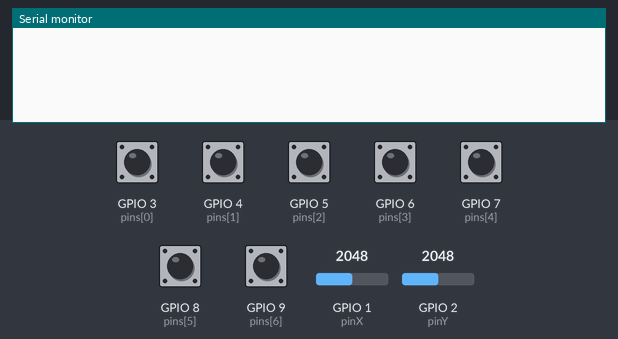
A sketch run on a simulated ESP32-S3. Shown: the last lines printed to the serial monitor. Inputs (shaded band) come from the test bench; at power-on: GPIO 3 (pins[0]), GPIO 4 (pins[1]), GPIO 5 (pins[2]), GPIO 6 (pins[3]), GPIO 7 (pins[4]), GPIO 8 (pins[5]), GPIO 9 (pins[6]) HIGH, GPIO 1 (pinX) = 2048, GPIO 2 (pinY) = 2048.

Above: at 1.2 s.
1.3 s: GPIO 1 (pinX) set to 3040
At 2.1 s:
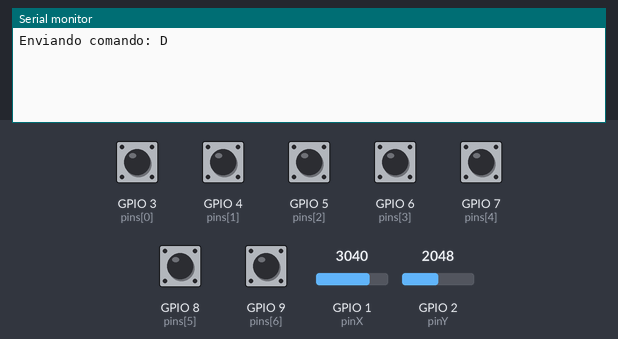
2.8 s: GPIO 3 (pins[0]) pulled LOW for 0.15 s
At 3.3 s:
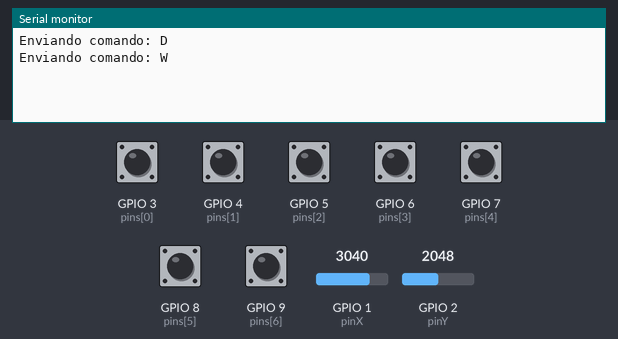
4.4 s: GPIO 5 (pins[2]) pulled LOW for 0.15 s
At 5.4 s:
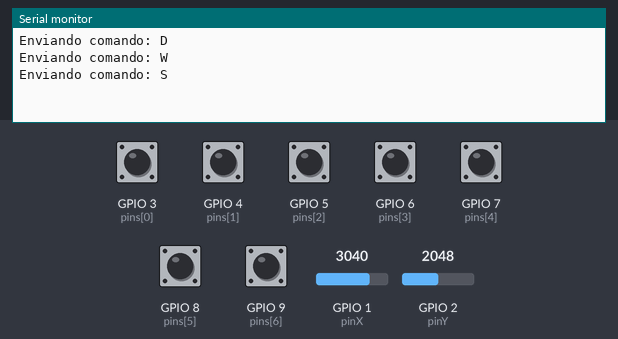
6.0 s: GPIO 6 (pins[3]) pulled LOW for 0.15 s
At 7.2 s:
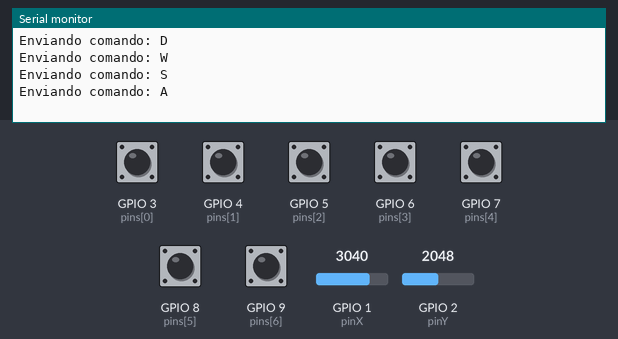
7.6 s: GPIO 7 (pins[4]) pulled LOW for 0.15 s
At 8.8 s:
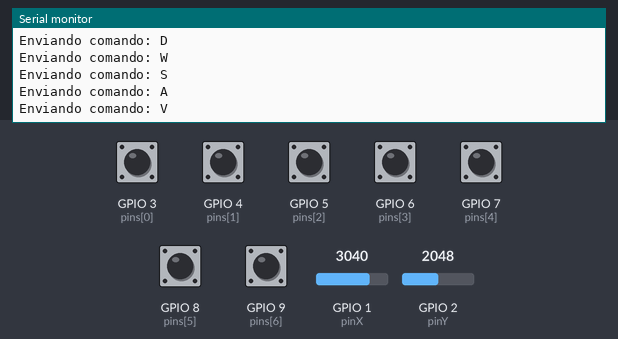
9.2 s: GPIO 8 (pins[5]) pulled LOW for 0.15 s
At 10.0 s:
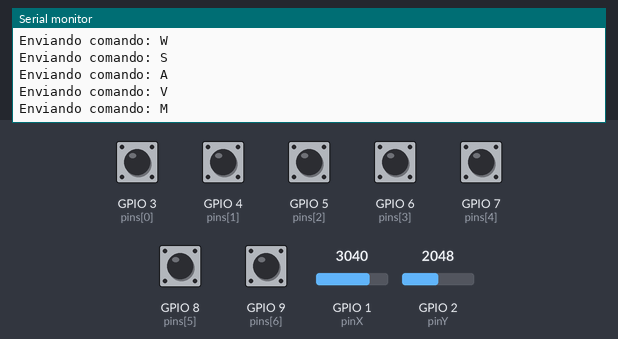

The sketch:

connnnntrol.ino
```cpp
#include <esp_now.h>
#include <WiFi.h>

uint8_t broadcastAddress[] = {0x44, 0x1B, 0xF6, 0x2D, 0xD4, 0x00}; // Aca colocar la direccion del MAC de la ESP32-S3, ( lo puedes buscar en el codigo, direccion MAC)

typedef struct struct_message {
  char a[32];
  int b;
} struct_message;

struct_message myData;

const int pinX = 1;
const int pinY = 2;
const int pins[] = {3, 4, 5, 6, 7, 8, 9};
char labels[] = {'W', 'D', 'S', 'A', 'V', 'M', 'K'};

bool lastBtnState[7] = {HIGH, HIGH, HIGH, HIGH, HIGH, HIGH, HIGH};


char lastJoyCommand = ' ';

void enviarComando(char comando) {
  if (comando == ' ') return; // No enviar nada si es vacío

  sprintf(myData.a, "%c", comando);
  myData.b = millis() / 1000;
  esp_now_send(broadcastAddress, (uint8_t *) &myData, sizeof(myData));

  Serial.print("Enviando comando: ");
  Serial.println(comando);
}

void OnDataSent(const uint8_t *mac_addr, esp_now_send_status_t status) {

}

void setup() {
  Serial.begin(115200);
  WiFi.mode(WIFI_STA);

  if (esp_now_init() != ESP_OK) {
    Serial.println("Error inicializando ESP-NOW");
    return;
  }

  esp_now_register_send_cb((esp_now_send_cb_t)OnDataSent);

  esp_now_peer_info_t peerInfo = {};
  memcpy(peerInfo.peer_addr, broadcastAddress, 6);
  peerInfo.channel = 0;
  peerInfo.encrypt = false;

  if (esp_now_add_peer(&peerInfo) != ESP_OK){
    Serial.println("Error al agregar par");
    return;
  }

  for (int i = 0; i < 7; i++) {
    pinMode(pins[i], INPUT_PULLUP);
  }
}

void loop() {
  // --- 1. BOTONES (CON DEBOUNCE MEJORADO) ---
  for (int i = 0; i < 7; i++) {
    bool currentState = digitalRead(pins[i]);
    if (currentState == LOW && lastBtnState[i] == HIGH) {
      enviarComando(labels[i]);
      delay(150); // Aumentamos el delay de rebote para evitar ráfagas
    }
    lastBtnState[i] = currentState;
  }

  // --- 2. JOYSTICK (CON LÓGICA DE ESTADO) ---
  int currentX = analogRead(pinX);
  int currentY = analogRead(pinY);
  char currentJoyCommand = ' ';


  if (currentX < 1000) currentJoyCommand = 'A';
  else if (currentX > 3000) currentJoyCommand = 'D';
  else if (currentY < 1000) currentJoyCommand = 'S';
  else if (currentY > 3000) currentJoyCommand = 'W';

  // Solo envía si la dirección cambió (para no saturar el receptor)
  if (currentJoyCommand != lastJoyCommand) {
    if (currentJoyCommand != ' ') {
      enviarComando(currentJoyCommand);
    }
    lastJoyCommand = currentJoyCommand;
  }

  delay(20);
}
```

Measured:
- after the input at 1.3 s, the serial monitor: prints a new line at once (image 1)
- after the input at 2.8 s, the serial monitor: prints a new line at once (image 2)
- after the input at 4.4 s, the serial monitor: prints a new line at once (image 3)
- after the input at 6.0 s, the serial monitor: prints a new line at once (image 4)
- after the input at 7.6 s, the serial monitor: prints a new line at once (image 5)
- after the input at 9.2 s, the serial monitor: prints a new line at once (image 6)
